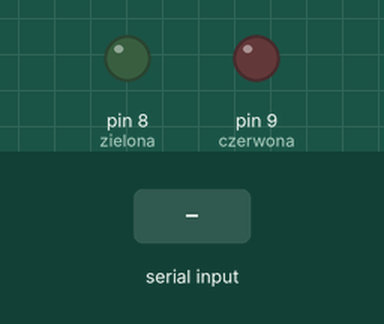
Simulated run of this sketch. Board: Arduino Uno, built with avr-gcc and run on an emulated ATmega328P. Parts: output pins drawn as LEDs (lit = HIGH). Inputs (shaded band) come from the test bench.

Above: at 1.2 s.
1.3 s: "zielona\n" received over Serial
At 2.0 s:
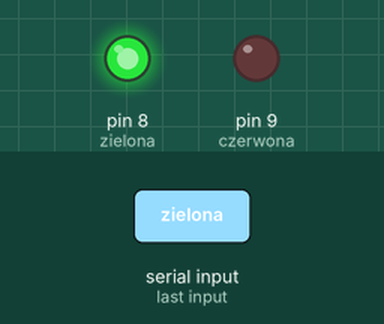
2.8 s: "czerwona\n" received over Serial
At 3.1 s:
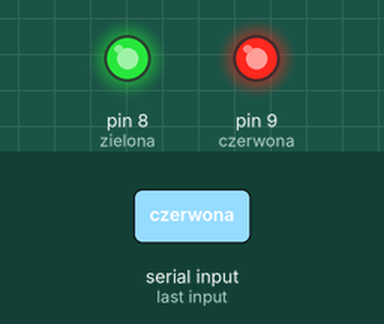
4.3 s: "zielona\n" received over Serial
At 5.4 s:
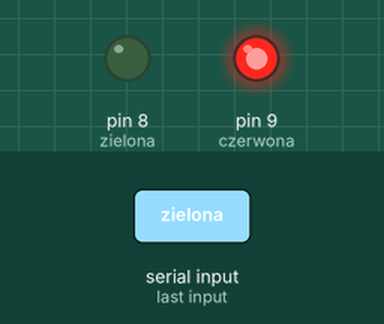
Timing chart, 0 to 7.3 s (numbered marks = the images above; inputs shaded):
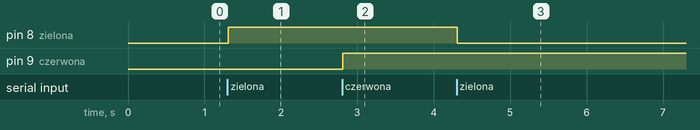

Measured:
- after the input at 1.3 s, pin 8 (zielona): LOW → HIGH at once
- after the input at 2.8 s, pin 9 (czerwona): LOW → HIGH at once
- after the input at 4.3 s, pin 8 (zielona): HIGH → LOW at once

The sketch:

SterowanieDiodami2.ino
```cpp
#define zielona 8
#define czerwona 9

String odebraneDane = "";
boolean stanCzerwonej = false;
boolean stanZielonej = false;

void setup() {
 Serial.begin(9600);
 pinMode(zielona, OUTPUT);
 pinMode(czerwona, OUTPUT);

 digitalWrite(zielona, LOW);
 digitalWrite(czerwona, LOW);
}

void loop() {
 if(Serial.available() > 0) {
   odebraneDane = Serial.readStringUntil('\n');

   if (odebraneDane == "zielona") {
     stanZielonej = !stanZielonej;
   }

   if (odebraneDane == "czerwona") {
     stanCzerwonej = !stanCzerwonej;
   }

   if (odebraneDane != "czerwona" && odebraneDane != "zielona") {
     Serial.println("Nieprawidlowy kolor! Wpisz 'zielona' lub 'czerwona'.");
   }

   digitalWrite(zielona, stanZielonej);
   digitalWrite(czerwona, stanCzerwonej);
 }

}
```
